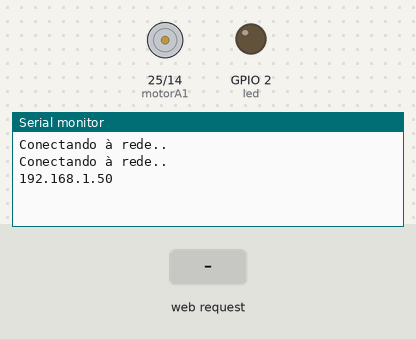
A sketch run on a simulated ESP32. Parts: motor-driver pin pairs drawn as motors (green arrow = first pin HIGH = forward, orange = second pin HIGH = backward, longer = more drive, scaled by the enable pin), output pins drawn as LEDs (lit = HIGH), the last lines printed to the serial monitor. Inputs (shaded band) come from the test bench. WiFi joins after 1.5 s; servers stay silent unless stated.

Above: at 3.2 s.
3.3 s: HTTP request GET /slidermotor received
At 4.5 s:
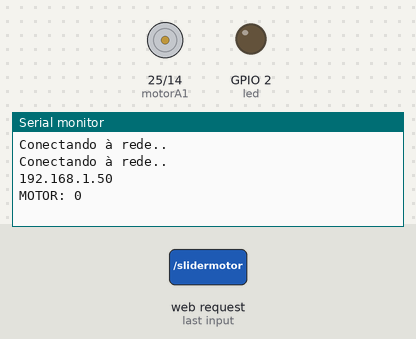
4.8 s: HTTP request GET /sliderled received
At 5.8 s:
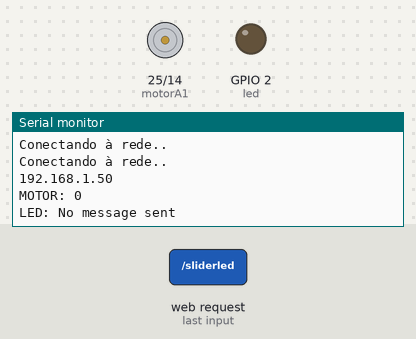

The sketch:

webServe-LED-LED.ino
```cpp
#include <WiFi.h>
#include <AsyncTCP.h>
#include <ESPAsyncWebServer.h>

const char* ssid = "IFAL - Rio Largo";
const char* password = "ifalriolargo";

int motorA1 = 25;
int motorA2 = 14;
int enablePin = 27;
int led = 2;

String sliderValueMotor = "0";
String sliderValueLed = "0";

// configuração PWM do motor
const int freq = 30000;
const int canalPWM = 0;
const int resolution = 8;

// configuração PWM do led
const int freqLed = 30000;
const int canalLed = 1;
const int resolutionLed = 8;

const char* PARAM_INPUT = "value";
int velocidade = 0;

AsyncWebServer server(80);

const char index_html[] PROGMEM = R"rawliteral(
<!DOCTYPE HTML><html>
<head>
  <meta name="viewport" content="width=device-width, initial-scale=1">
  <title>ESP Web Server</title>
  <style>
    html {font-family: Arial; display: inline-block; text-align: center;}
    h2 {font-size: 2.3rem;}
    p {font-size: 1.9rem;}
    body {max-width: 400px; margin:0px auto; padding-bottom: 25px;}
    .slider { -webkit-appearance: none; margin: 14px; width: 360px; height: 25px; background: #FFD65C;
      outline: none; -webkit-transition: .2s; transition: opacity .2s;}
    .slider::-webkit-slider-thumb {-webkit-appearance: none; appearance: none; width: 35px; height: 35px; background: #003249; cursor: pointer;}
    .slider::-moz-range-thumb { width: 35px; height: 35px; background: #003249; cursor: pointer; }
  </style>
</head>
<body>
  <h2>MOTOR</h2>
  <p><span id="textSliderValueMotor">%SLIDERVALUEMOTOR%</span></p>
  <p><input type="range" onchange="updateSliderPWMMotor(this)" id="pwmSliderMotor" min="0" max="255" value="%SLIDERVALUEMOTOR%" step="1" class="slider"></p>

  <h2>LED</h2>
  <p><span id="textSliderValueLed">%SLIDERVALUELED%</span></p>
  <p><input type="range" onchange="updateSliderPWMLed(this)" id="pwmSliderLed" min="0" max="255" value="%SLIDERVALUELED%" step="1" class="slider"></p>
<script>
function updateSliderPWMMotor(element) {
  var sliderValueMotor = document.getElementById("pwmSliderMotor").value;
  document.getElementById("textSliderValueMotor").innerHTML = sliderValueMotor;
  var xhr = new XMLHttpRequest();
  xhr.open("GET", "/slidermotor?value="+sliderValueMotor, true);
  xhr.send();
}
function updateSliderPWMLed(element) {
  var sliderValueLed = document.getElementById("pwmSliderLed").value;
  document.getElementById("textSliderValueLed").innerHTML = sliderValueLed;
  var xhr = new XMLHttpRequest();
  xhr.open("GET", "/sliderled?value="+sliderValueLed, true);
  xhr.send();
}
</script>
</body>
</html>
)rawliteral";

String processorMotor(const String& var) {
  if (var == "SLIDERVALUEMOTOR") {
    return sliderValueMotor;
  }
  return String();
}

String processorLed(const String& var) {
  if (var == "SLIDERVALUELED") {
    return sliderValueLed;
  }
  return String();
}

void setup() {
  pinMode(motorA1, OUTPUT);
  pinMode(motorA2, OUTPUT);
  pinMode(enablePin, OUTPUT);

  Serial.begin(115200);

  ledcSetup(canalPWM, freq, resolution);
  ledcSetup(canalLed, freqLed, resolutionLed);

  ledcAttachPin(led, canalLed);
  ledcAttachPin(enablePin, canalPWM);

  ledcWrite(enablePin, sliderValueMotor.toInt());
  ledcWrite(led, sliderValueLed.toInt());

  WiFi.begin(ssid, password);
  while (WiFi.status() != WL_CONNECTED) {
    delay(1000);
    Serial.println("Conectando à rede..");
  }

  Serial.println(WiFi.localIP());

  server.on("/", HTTP_GET, [](AsyncWebServerRequest* request) {
    request->send_P(200, "text/html", index_html, processorMotor);
  });

  server.on("/slidermotor", HTTP_GET, [](AsyncWebServerRequest* request) {
    String inputMessageMotor;
    if (request->hasParam(PARAM_INPUT)) {
      inputMessageMotor = request->getParam(PARAM_INPUT)->value();
      sliderValueMotor = inputMessageMotor;
      ledcWrite(canalPWM, sliderValueMotor.toInt());
    } else {
      inputMessageMotor = "No message sent";
    }


    //String sliderUpdate = String(sliderValueMotor.toInt());
    Serial.println("MOTOR: " + sliderValueMotor);
    request->send(200, "text/plain", sliderValueMotor);
  });

  server.on("/sliderled", HTTP_GET, [](AsyncWebServerRequest* request) {
    String inputMessageLed;
    if (request->hasParam(PARAM_INPUT)) {
      inputMessageLed = request->getParam(PARAM_INPUT)->value();
      sliderValueLed = inputMessageLed;
      ledcWrite(canalLed, sliderValueLed.toInt());
    } else {
      inputMessageLed = "No message sent";
    }
    Serial.println("LED: " + inputMessageLed);
    request->send(200, "text/plain", "OK");
  });

  server.begin();
}

void loop() {
  digitalWrite(motorA1, LOW);
  digitalWrite(motorA2, HIGH);
  velocidade = sliderValueMotor.toInt();
}
```

Measured:
- after the input at 3.3 s, the serial monitor: prints a new line at once (image 1)
- after the input at 4.8 s, the serial monitor: prints a new line at once (image 2)
